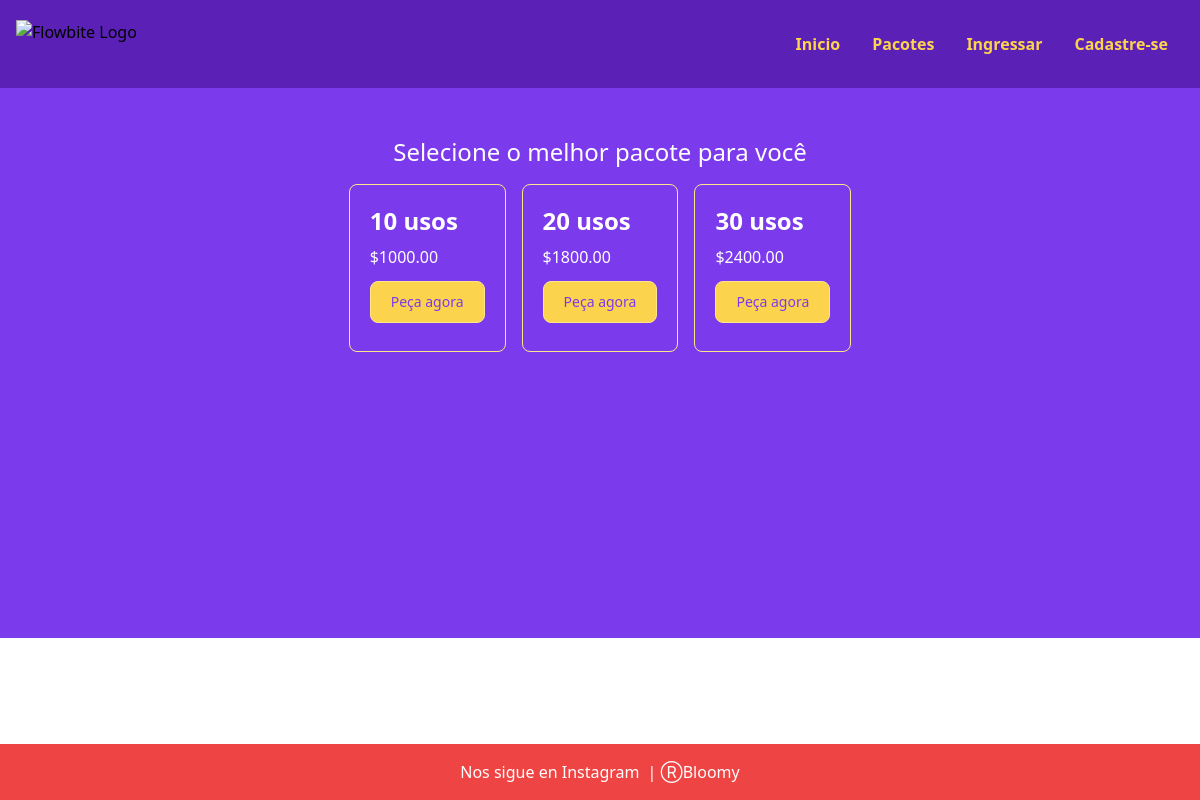
Page /packages on the committed database.
### bloomy/models.py (models this page shows, shortened)
class Package(models.Model):
    id = models.UUIDField(primary_key=True, editable=False, default=uuid.uuid4)
    name = models.CharField(max_length=255)
    allowed_usages = models.IntegerField()
    price = models.DecimalField(max_digits=10, decimal_places=2)
    stripe_product_id = models.CharField(max_length=255, null=True, blank=True)

### bloomy/views.py (the view)
# urls.py: path("packages", views.packages, name='packages'),
def packages(request):
    packages = Package.objects.all()
    context = {'packages':packages}
    return render(request, 'bloomy/packages.html',context)

### bloomy/templates/bloomy/packages.html (shortened to what this page needs)
{% extends "bloomy/layout.html" %}
{% load static %}
{% block body %}
    <div class="bg-purple-600" style="height: 550px;">
        <br><br>
        <div class="flex justify-center">
            <h1 class="text-2xl text-white">Selecione o melhor pacote para você</h1> <br><br>
        </div>
        <div class="flex justify-center flex-wrap gap-4">
            {% for p in packages %}
                <div class="bg-transparent border border-yellow-200 rounded-lg ">
                    <div class="p-5">
                        <h5 class="mb-2 text-2xl text-white font-bold">{{p.allowed_usages}} usos</h5>
                        <p class="mb-3 font-normal text-white">${{p.price}}</p>
                        <form action="{% url 'new_subscription' p.id %}" method="post">
                            <input type="submit" value="Peça agora" class="text-purple-600 border border-yellow-200 bg-yellow-300 hover:bg-transparent focus:ring-4 hover:text-yellow-300 font-medium rounded-lg text-sm px-5 py-2.5 mb-2 dark:bg-purple-600 dark:hover:bg-purple-700 dark:focus:ring-purple-900">
                        </form>
                    </div>
                </div>
            {% endfor %}
        </div>
    </div>
{% endblock %}

### rows in the picture
Package: allowed_usages "10", price "1000.00"
Package: allowed_usages "20", price "1800.00"
Package: allowed_usages "30", price "2400.00"
